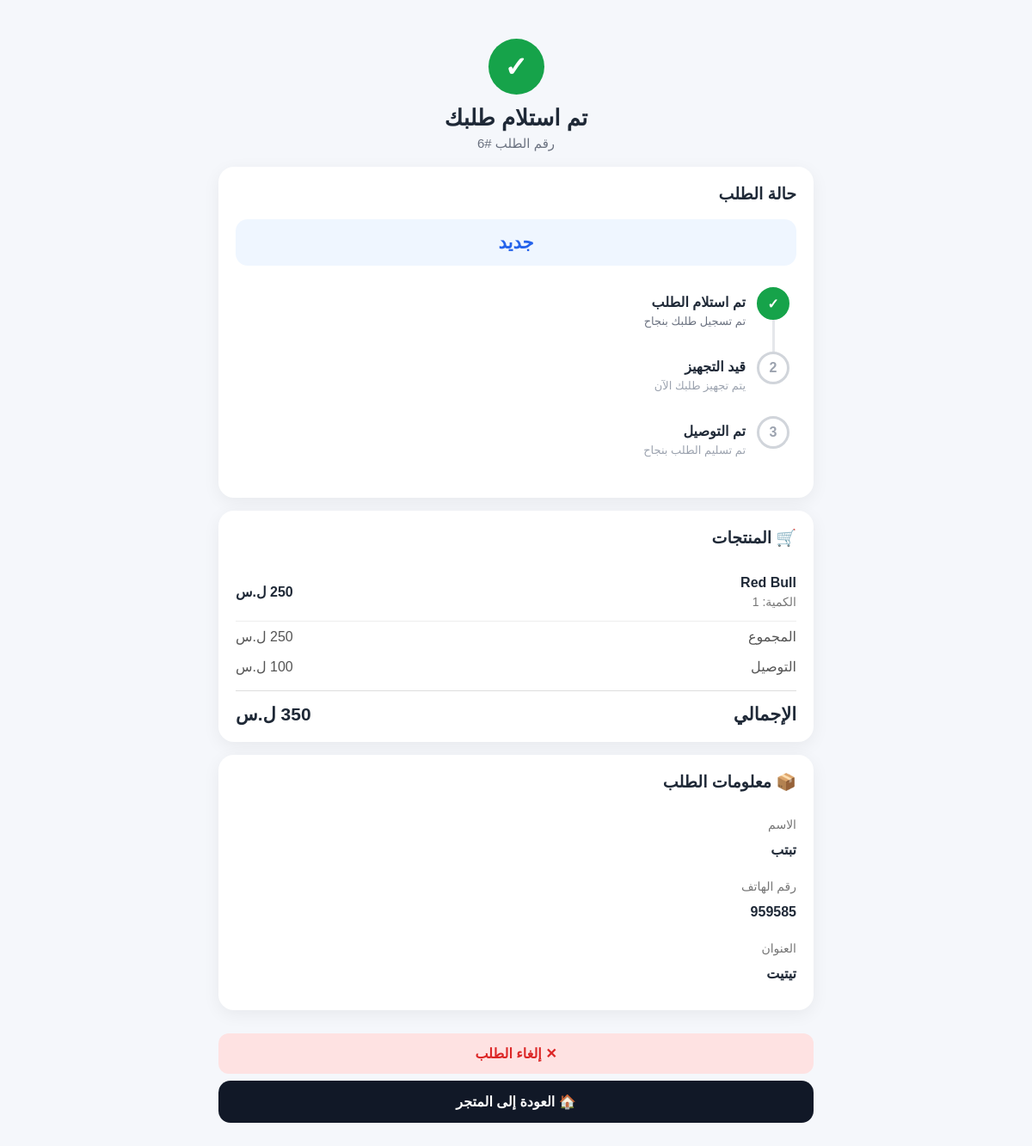
Page /order/6 (signed in) on the committed database.
### tables this page shows
CREATE TABLE orders (id INTEGER PRIMARY KEY AUTOINCREMENT, customer_name TEXT NOT NULL, phone TEXT NOT NULL, address TEXT NOT NULL, notes TEXT, payment_method TEXT NOT NULL, transaction_number TEXT, subtotal INTEGER NOT NULL, delivery_fee INTEGER NOT NULL, grand_total INTEGER NOT NULL, status TEXT DEFAULT 'جديد', created_at TIMESTAMP DEFAULT CURRENT_TIMESTAMP, user_id INTEGER);

CREATE TABLE order_items (
    id INTEGER PRIMARY KEY AUTOINCREMENT,
    order_id INTEGER NOT NULL,
    product_id INTEGER NOT NULL,
    product_name TEXT NOT NULL,
    price INTEGER NOT NULL,
    quantity INTEGER NOT NULL,
    item_total INTEGER NOT NULL,
    FOREIGN KEY (order_id) REFERENCES orders(id)
);

### app.py (the view)
@app.route("/order/<int:order_id>")
def order_tracking(order_id):
    import sqlite3
    user_id = session.get("user_id")
    if not user_id:
        return redirect(url_for("login"))
    conn = sqlite3.connect("orders.db")
    conn.row_factory = sqlite3.Row
    order = conn.execute(
        "SELECT * FROM orders WHERE id = ? AND user_id = ?",
        (order_id, user_id)
    ).fetchone()
    if not order:
        conn.close()
        return "الطلب غير موجود", 404
    items = conn.execute(
        "SELECT * FROM order_items WHERE order_id = ?",
        (order_id,)
    ).fetchall()
    conn.close()
    return render_template(
        "order.html",
        order=order,
        items=items
    )

### templates/order.html (shortened to what this page needs)
<!DOCTYPE html>
<html lang="ar" dir="rtl">
<head>
</head>
<body>
<div class="container">
    <div class="header">
        <div class="success-icon">
            ✓
        </div>
        <h1>تم استلام طلبك</h1>
        <div class="order-number">
            رقم الطلب #{{ order.id }}
        </div>
    </div>
    <div class="card">
        <div class="card-title">
            حالة الطلب
        </div>
        <div class="current-status {% if order.status == 'ملغي' %}cancelled{% endif %}">
            {{ order.status or "جديد" }}
        </div>
        {% if order.status == "ملغي" %}
            <div style="text-align:center;color:#dc2626;font-weight:bold;">
                تم إلغاء هذا الطلب.
            </div>
        {% else %}
            {% set status = order.status or "جديد" %}
            <div class="tracking">
                <div class="step {% if status in ['جديد', 'قيد التجهيز', 'تم التوصيل'] %}completed{% endif %}">
                    <div class="step-icon">✓</div>
                    <div class="step-content">
                        <div class="step-title">تم استلام الطلب</div>
                        <div class="step-text">تم تسجيل طلبك بنجاح</div>
                    </div>
                </div>
                <div class="step {% if status == 'قيد التجهيز' %}active{% elif status == 'تم التوصيل' %}completed{% endif %}">
                    <div class="step-icon">
                        {% if status in ['قيد التجهيز', 'تم التوصيل'] %}
                            ✓
                        {% else %}
                            2
                        {% endif %}
                    </div>
                    <div class="step-content">
                        <div class="step-title">قيد التجهيز</div>
                        <div class="step-text">يتم تجهيز طلبك الآن</div>
                    </div>
                </div>
                <div class="step {% if status == 'تم التوصيل' %}active completed{% endif %}">
                    <div class="step-icon">
                        {% if status == 'تم التوصيل' %}
                            ✓
                        {% else %}
                            3
                        {% endif %}
                    </div>
                    <div class="step-content">
                        <div class="step-title">تم التوصيل</div>
                        <div class="step-text">تم تسليم الطلب بنجاح</div>
                    </div>
                </div>
            </div>
        {% endif %}
    </div>
    <div class="card">
        <div class="card-title">
            🛒 المنتجات
        </div>
        {% for item in items %}
        <div class="item">
            <div>
                <div class="item-name">
                    {{ item.product_name }}
                </div>
                <div class="item-quantity">
                    الكمية: {{ item.quantity }}
                </div>
            </div>
            <div class="item-price">
                {{ item.item_total }} ل.س
            </div>
        </div>
        {% endfor %}
        <div class="price-row">
            <span>المجموع</span>
            <span>{{ order.subtotal }} ل.س</span>
        </div>
        <div class="price-row">
            <span>التوصيل</span>
            <span>{{ order.delivery_fee }} ل.س</span>
        </div>
        <div class="grand-total">
            <span>الإجمالي</span>
            <span>{{ order.grand_total }} ل.س</span>
        </div>
    </div>
    <div class="card">
        <div class="card-title">
            📦 معلومات الطلب
        </div>
        <div class="info-row">
            <div class="info-label">
                الاسم
            </div>
            <div class="info-value">
                {{ order.customer_name }}
            </div>
        </div>
        <div class="info-row">
            <div class="info-label">
                رقم الهاتف
            </div>
            <div class="info-value">
                {{ order.phone }}
            </div>
        </div>
        <div class="info-row">
            <div class="info-label">
                العنوان
            </div>
            <div class="info-value">
                {{ order.address }}
            </div>
        </div>
    </div>
    {% if (order.status or "جديد") == "جديد" %}
    <button type="button"
            onclick="cancelOrder()"
            style="
                width:100%;
                margin-top:12px;
                padding:14px;
                border:0;
                border-radius:12px;
                background:#fee2e2;
                color:#dc2626;
                font-size:16px;
                font-weight:bold;
                cursor:pointer;
            ">
        ✕ إلغاء الطلب
    </button>
    {% endif %}
    <a href="/" class="back">
        🏠 العودة إلى المتجر
    </a>
</div>
</body>
</html>

### templates/order.html (style rules this page uses)
* { box-sizing: border-box; }
body { margin: 0; font-family: Arial, sans-serif; background: #f5f7fb; color: #1f2937; }
.container { width: 100%; max-width: 720px; margin: 0 auto; padding: 20px 14px 40px; }
.header { text-align: center; padding: 25px 10px 18px; }
.success-icon { width: 65px; height: 65px; margin: 0 auto 12px; border-radius: 50%; background: #16a34a; color: white; display: flex; align-items: center; justify-content: center; font-size: 32px; font-weight: bold; }
.header h1 { margin: 5px 0; font-size: 26px; }
.order-number { color: #6b7280; font-size: 15px; }
.card { background: white; border-radius: 18px; padding: 20px; margin-bottom: 15px; box-shadow: 0 5px 20px rgba(0,0,0,.06); }
.card-title { font-size: 19px; font-weight: bold; margin-bottom: 18px; }
.current-status { text-align: center; background: #eff6ff; color: #2563eb; border-radius: 14px; padding: 15px; font-size: 21px; font-weight: bold; margin-bottom: 25px; }
.tracking { position: relative; padding-right: 8px; }
.step { position: relative; display: flex; align-items: flex-start; min-height: 75px; }
.step-icon { width: 38px; height: 38px; min-width: 38px; border-radius: 50%; border: 3px solid #d1d5db; background: white; display: flex; align-items: center; justify-content: center; color: #9ca3af; font-weight: bold; z-index: 2; }
.step.active .step-icon, .step.completed .step-icon { background: #16a34a; border-color: #16a34a; color: white; }
.step-content { padding-right: 13px; }
.step-title { font-weight: bold; font-size: 16px; margin-top: 8px; }
.step-text { color: #9ca3af; font-size: 13px; margin-top: 5px; }
.step.active .step-text, .step.completed .step-text { color: #6b7280; }
.item { display: flex; justify-content: space-between; align-items: center; gap: 12px; padding: 14px 0; border-bottom: 1px solid #eee; }
.item-name { font-weight: bold; }
.item-quantity { color: #777; font-size: 14px; margin-top: 5px; }
.item-price { font-weight: bold; white-space: nowrap; }
.price-row { display: flex; justify-content: space-between; padding: 8px 0; color: #555; }
.grand-total { display: flex; justify-content: space-between; border-top: 1px solid #ddd; margin-top: 10px; padding-top: 15px; font-size: 21px; font-weight: bold; }
.info-row { padding: 9px 0; line-height: 1.7; }
.info-label { color: #777; font-size: 14px; margin-bottom: 3px; }
.info-value { font-weight: bold; }
.back { display: block; width: 100%; text-align: center; text-decoration: none; background: #111827; color: white; padding: 15px; border-radius: 14px; font-size: 16px; font-weight: bold; margin-top: 8px; }

### rows in the picture
orders: id "6", status "جديد", subtotal "250", customer_name "تبتب", phone "959585", address "تيتيت"
order_items: product_name "Red Bull", quantity "1", item_total "250"
